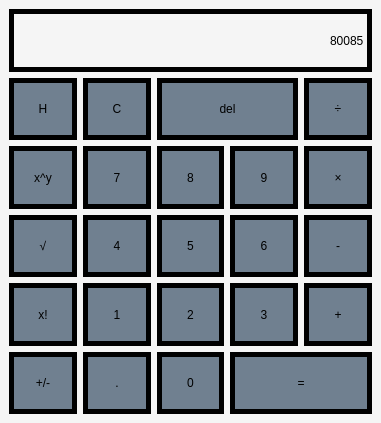
<?xml version="1.0" encoding="UTF-8"?>
<ui version="4.0">
 <class>MainWindow</class>
 <widget class="QMainWindow" name="MainWindow">
  <property name="geometry">
   <rect>
    <x>0</x>
    <y>0</y>
    <width>381</width>
    <height>423</height>
   </rect>
  </property>
  <property name="windowTitle">
   <string>MainWindow</string>
  </property>
  <property name="styleSheet">
   <string notr="true">QMainWindow{
	background-color: #F5F5F5;
}
</string>
  </property>
  <widget class="QWidget" name="centralwidget">
   <layout class="QGridLayout" name="gridLayout">
    <item row="1" column="0">
     <widget class="QPushButton" name="button_help">
      <property name="sizePolicy">
       <sizepolicy hsizetype="Minimum" vsizetype="Preferred">
        <horstretch>0</horstretch>
        <verstretch>0</verstretch>
       </sizepolicy>
      </property>
      <property name="styleSheet">
       <string notr="true">QPushButton{
	background-color: #708090;
	color: rgb(255, 255, 255)
	padding 5px;
	border: 5px solid dark-gray;
	font: 26pt &quot;OCR A Extended&quot;;
}

QPushButton:pressed{
	background-color: #F5F5F5;
}</string>
      </property>
      <property name="text">
       <string>H</string>
      </property>
      <property name="isPressed" stdset="0">
       <bool>false</bool>
      </property>
     </widget>
    </item>
    <item row="2" column="4">
     <widget class="QPushButton" name="button_mul">
      <property name="sizePolicy">
       <sizepolicy hsizetype="Minimum" vsizetype="Preferred">
        <horstretch>0</horstretch>
        <verstretch>0</verstretch>
       </sizepolicy>
      </property>
      <property name="styleSheet">
       <string notr="true">QPushButton{
	background-color: #708090;
	color: rgb(255, 255, 255)
	padding 5px;
	border: 5px solid dark-gray;
	font: 26pt &quot;OCR A Extended&quot;;
}

QPushButton:pressed{
	background-color: #F5F5F5;
}</string>
      </property>
      <property name="text">
       <string>×</string>
      </property>
     </widget>
    </item>
    <item row="4" column="4">
     <widget class="QPushButton" name="button_add">
      <property name="sizePolicy">
       <sizepolicy hsizetype="Minimum" vsizetype="Preferred">
        <horstretch>0</horstretch>
        <verstretch>0</verstretch>
       </sizepolicy>
      </property>
      <property name="styleSheet">
       <string notr="true">QPushButton{
	background-color: #708090;
	color: rgb(255, 255, 255)
	padding 5px;
	border: 5px solid dark-gray;
	font: 26pt &quot;OCR A Extended&quot;;
}

QPushButton:pressed{
	background-color: #F5F5F5;
}</string>
      </property>
      <property name="text">
       <string>+</string>
      </property>
     </widget>
    </item>
    <item row="1" column="1">
     <widget class="QPushButton" name="button_clear">
      <property name="sizePolicy">
       <sizepolicy hsizetype="Minimum" vsizetype="Preferred">
        <horstretch>0</horstretch>
        <verstretch>0</verstretch>
       </sizepolicy>
      </property>
      <property name="styleSheet">
       <string notr="true">QPushButton{
	background-color: #708090;
	color: rgb(255, 255, 255)
	padding 5px;
	border: 5px solid dark-gray;
	font: 26pt &quot;OCR A Extended&quot;;
}

QPushButton:pressed{
	background-color: #F5F5F5;
}</string>
      </property>
      <property name="text">
       <string>C</string>
      </property>
     </widget>
    </item>
    <item row="2" column="2">
     <widget class="QPushButton" name="button_8">
      <property name="sizePolicy">
       <sizepolicy hsizetype="Minimum" vsizetype="Preferred">
        <horstretch>0</horstretch>
        <verstretch>0</verstretch>
       </sizepolicy>
      </property>
      <property name="styleSheet">
       <string notr="true">QPushButton{
	background-color: #708090;
	color: rgb(255, 255, 255)
	padding 5px;
	border: 5px solid dark-gray;
	font: 26pt &quot;OCR A Extended&quot;;
}

QPushButton:pressed{
	background-color: #F5F5F5;
}</string>
      </property>
      <property name="text">
       <string>8</string>
      </property>
     </widget>
    </item>
    <item row="3" column="3">
     <widget class="QPushButton" name="button_6">
      <property name="sizePolicy">
       <sizepolicy hsizetype="Minimum" vsizetype="Preferred">
        <horstretch>0</horstretch>
        <verstretch>0</verstretch>
       </sizepolicy>
      </property>
      <property name="styleSheet">
       <string notr="true">QPushButton{
	background-color: #708090;
	color: rgb(255, 255, 255)
	padding 5px;
	border: 5px solid dark-gray;
	font: 26pt &quot;OCR A Extended&quot;;
}

QPushButton:pressed{
	background-color: #F5F5F5;
}</string>
      </property>
      <property name="text">
       <string>6</string>
      </property>
     </widget>
    </item>
    <item row="4" column="0">
     <widget class="QPushButton" name="button_fact">
      <property name="sizePolicy">
       <sizepolicy hsizetype="Minimum" vsizetype="Preferred">
        <horstretch>0</horstretch>
        <verstretch>0</verstretch>
       </sizepolicy>
      </property>
      <property name="styleSheet">
       <string notr="true">QPushButton{
	background-color: #708090;
	color: rgb(255, 255, 255)
	padding 5px;
	border: 5px solid dark-gray;
	font: 26pt &quot;OCR A Extended&quot;;
}

QPushButton:pressed{
	background-color: #F5F5F5;
}</string>
      </property>
      <property name="text">
       <string>x!</string>
      </property>
     </widget>
    </item>
    <item row="5" column="1">
     <widget class="QPushButton" name="button_point">
      <property name="sizePolicy">
       <sizepolicy hsizetype="Minimum" vsizetype="Preferred">
        <horstretch>0</horstretch>
        <verstretch>0</verstretch>
       </sizepolicy>
      </property>
      <property name="styleSheet">
       <string notr="true">QPushButton{
	background-color: #708090;
	color: rgb(255, 255, 255)
	padding 5px;
	border: 5px solid dark-gray;
	font: 26pt &quot;OCR A Extended&quot;;
}

QPushButton:pressed{
	background-color: #F5F5F5;
}</string>
      </property>
      <property name="text">
       <string>.</string>
      </property>
     </widget>
    </item>
    <item row="3" column="0">
     <widget class="QPushButton" name="button_root">
      <property name="sizePolicy">
       <sizepolicy hsizetype="Minimum" vsizetype="Preferred">
        <horstretch>0</horstretch>
        <verstretch>0</verstretch>
       </sizepolicy>
      </property>
      <property name="styleSheet">
       <string notr="true">QPushButton{
	background-color: #708090;
	color: rgb(255, 255, 255)
	padding 5px;
	border: 5px solid dark-gray;
	font: 26pt &quot;OCR A Extended&quot;;
}

QPushButton:pressed{
	background-color: #F5F5F5;
}</string>
      </property>
      <property name="text">
       <string>√</string>
      </property>
     </widget>
    </item>
    <item row="2" column="0">
     <widget class="QPushButton" name="button_power">
      <property name="sizePolicy">
       <sizepolicy hsizetype="Minimum" vsizetype="Preferred">
        <horstretch>0</horstretch>
        <verstretch>0</verstretch>
       </sizepolicy>
      </property>
      <property name="styleSheet">
       <string notr="true">QPushButton{
	background-color: #708090;
	color: rgb(255, 255, 255)
	padding 5px;
	border: 5px solid dark-gray;
	font: 26pt &quot;OCR A Extended&quot;;
}

QPushButton:pressed{
	background-color: #F5F5F5;
}</string>
      </property>
      <property name="text">
       <string>x^y</string>
      </property>
     </widget>
    </item>
    <item row="1" column="2" colspan="2">
     <widget class="QPushButton" name="button_del">
      <property name="sizePolicy">
       <sizepolicy hsizetype="Minimum" vsizetype="Preferred">
        <horstretch>0</horstretch>
        <verstretch>0</verstretch>
       </sizepolicy>
      </property>
      <property name="styleSheet">
       <string notr="true">QPushButton{
	background-color: #708090;
	color: rgb(255, 255, 255)
	padding 5px;
	border: 5px solid dark-gray;
	font: 26pt &quot;OCR A Extended&quot;;
}

QPushButton:pressed{
	background-color: #F5F5F5;
}</string>
      </property>
      <property name="text">
       <string>del</string>
      </property>
     </widget>
    </item>
    <item row="4" column="1">
     <widget class="QPushButton" name="button_1">
      <property name="sizePolicy">
       <sizepolicy hsizetype="Minimum" vsizetype="Preferred">
        <horstretch>0</horstretch>
        <verstretch>0</verstretch>
       </sizepolicy>
      </property>
      <property name="styleSheet">
       <string notr="true">QPushButton{
	background-color: #708090;
	color: rgb(255, 255, 255)
	padding 5px;
	border: 5px solid dark-gray;
	font: 26pt &quot;OCR A Extended&quot;;
}

QPushButton:pressed{
	background-color: #F5F5F5;
}</string>
      </property>
      <property name="text">
       <string>1</string>
      </property>
     </widget>
    </item>
    <item row="4" column="2">
     <widget class="QPushButton" name="button_2">
      <property name="sizePolicy">
       <sizepolicy hsizetype="Minimum" vsizetype="Preferred">
        <horstretch>0</horstretch>
        <verstretch>0</verstretch>
       </sizepolicy>
      </property>
      <property name="styleSheet">
       <string notr="true">QPushButton{
	background-color: #708090;
	color: rgb(255, 255, 255)
	padding 5px;
	border: 5px solid dark-gray;
	font: 26pt &quot;OCR A Extended&quot;;
}

QPushButton:pressed{
	background-color: #F5F5F5;
}</string>
      </property>
      <property name="text">
       <string>2</string>
      </property>
     </widget>
    </item>
    <item row="4" column="3">
     <widget class="QPushButton" name="button_3">
      <property name="sizePolicy">
       <sizepolicy hsizetype="Minimum" vsizetype="Preferred">
        <horstretch>0</horstretch>
        <verstretch>0</verstretch>
       </sizepolicy>
      </property>
      <property name="styleSheet">
       <string notr="true">QPushButton{
	background-color: #708090;
	color: rgb(255, 255, 255)
	padding 5px;
	border: 5px solid dark-gray;
	font: 26pt &quot;OCR A Extended&quot;;
}

QPushButton:pressed{
	background-color: #F5F5F5;
}</string>
      </property>
      <property name="text">
       <string>3</string>
      </property>
     </widget>
    </item>
    <item row="2" column="3">
     <widget class="QPushButton" name="button_9">
      <property name="sizePolicy">
       <sizepolicy hsizetype="Minimum" vsizetype="Preferred">
        <horstretch>0</horstretch>
        <verstretch>0</verstretch>
       </sizepolicy>
      </property>
      <property name="styleSheet">
       <string notr="true">QPushButton{
	background-color: #708090;
	color: rgb(255, 255, 255)
	padding 5px;
	border: 5px solid dark-gray;
	font: 26pt &quot;OCR A Extended&quot;;
}

QPushButton:pressed{
	background-color: #F5F5F5;
}</string>
      </property>
      <property name="text">
       <string>9</string>
      </property>
     </widget>
    </item>
    <item row="3" column="1">
     <widget class="QPushButton" name="button_4">
      <property name="sizePolicy">
       <sizepolicy hsizetype="Minimum" vsizetype="Preferred">
        <horstretch>0</horstretch>
        <verstretch>0</verstretch>
       </sizepolicy>
      </property>
      <property name="styleSheet">
       <string notr="true">QPushButton{
	background-color: #708090;
	color: rgb(255, 255, 255)
	padding 5px;
	border: 5px solid dark-gray;
	font: 26pt &quot;OCR A Extended&quot;;
}

QPushButton:pressed{
	background-color: #F5F5F5;
}</string>
      </property>
      <property name="text">
       <string>4</string>
      </property>
     </widget>
    </item>
    <item row="5" column="0">
     <widget class="QPushButton" name="button_neg">
      <property name="sizePolicy">
       <sizepolicy hsizetype="Minimum" vsizetype="Preferred">
        <horstretch>0</horstretch>
        <verstretch>0</verstretch>
       </sizepolicy>
      </property>
      <property name="styleSheet">
       <string notr="true">QPushButton{
	background-color: #708090;
	color: rgb(255, 255, 255)
	padding 5px;
	border: 5px solid dark-gray;
	font: 26pt &quot;OCR A Extended&quot;;
}

QPushButton:pressed{
	background-color: #F5F5F5;
}</string>
      </property>
      <property name="text">
       <string>+/-</string>
      </property>
     </widget>
    </item>
    <item row="2" column="1">
     <widget class="QPushButton" name="button_7">
      <property name="sizePolicy">
       <sizepolicy hsizetype="Minimum" vsizetype="Preferred">
        <horstretch>0</horstretch>
        <verstretch>0</verstretch>
       </sizepolicy>
      </property>
      <property name="styleSheet">
       <string notr="true">QPushButton{
	background-color: #708090;
	color: rgb(255, 255, 255)
	padding 5px;
	border: 5px solid dark-gray;
	font: 26pt &quot;OCR A Extended&quot;;
}

QPushButton:pressed{
	background-color: #F5F5F5;
}</string>
      </property>
      <property name="text">
       <string>7</string>
      </property>
     </widget>
    </item>
    <item row="1" column="4">
     <widget class="QPushButton" name="button_div">
      <property name="sizePolicy">
       <sizepolicy hsizetype="Minimum" vsizetype="Preferred">
        <horstretch>0</horstretch>
        <verstretch>0</verstretch>
       </sizepolicy>
      </property>
      <property name="styleSheet">
       <string notr="true">QPushButton{
	background-color: #708090;
	color: rgb(255, 255, 255)
	padding 5px;
	border: 5px solid dark-gray;
	font: 26pt &quot;OCR A Extended&quot;;
}

QPushButton:pressed{
	background-color: #F5F5F5;
}</string>
      </property>
      <property name="text">
       <string>÷</string>
      </property>
     </widget>
    </item>
    <item row="5" column="2">
     <widget class="QPushButton" name="button_0">
      <property name="sizePolicy">
       <sizepolicy hsizetype="Minimum" vsizetype="Preferred">
        <horstretch>0</horstretch>
        <verstretch>0</verstretch>
       </sizepolicy>
      </property>
      <property name="styleSheet">
       <string notr="true">QPushButton{
	background-color: #708090;
	color: rgb(255, 255, 255)
	padding 5px;
	border: 5px solid dark-gray;
	font: 26pt &quot;OCR A Extended&quot;;
}

QPushButton:pressed{
	background-color: #F5F5F5;
}</string>
      </property>
      <property name="text">
       <string>0</string>
      </property>
     </widget>
    </item>
    <item row="0" column="0" colspan="5">
     <widget class="QLineEdit" name="display">
      <property name="sizePolicy">
       <sizepolicy hsizetype="Preferred" vsizetype="Preferred">
        <horstretch>0</horstretch>
        <verstretch>0</verstretch>
       </sizepolicy>
      </property>
      <property name="styleSheet">
       <string notr="true">QLineEdit{
	background-color: #F5F5F5;
	color: black;
	padding 5px;
	border: 5px solid dark-gray;
	font: 26pt &quot;OCR A Extended&quot;;
}</string>
      </property>
      <property name="text">
       <string>80085</string>
      </property>
      <property name="alignment">
       <set>Qt::AlignRight|Qt::AlignTrailing|Qt::AlignVCenter</set>
      </property>
     </widget>
    </item>
    <item row="3" column="4">
     <widget class="QPushButton" name="button_sub">
      <property name="sizePolicy">
       <sizepolicy hsizetype="Minimum" vsizetype="Preferred">
        <horstretch>0</horstretch>
        <verstretch>0</verstretch>
       </sizepolicy>
      </property>
      <property name="styleSheet">
       <string notr="true">QPushButton{
	background-color: #708090;
	color: rgb(255, 255, 255)
	padding 5px;
	border: 5px solid dark-gray;
	font: 26pt &quot;OCR A Extended&quot;;
}

QPushButton:pressed{
	background-color: #F5F5F5;
}</string>
      </property>
      <property name="text">
       <string>-</string>
      </property>
     </widget>
    </item>
    <item row="3" column="2">
     <widget class="QPushButton" name="button_5">
      <property name="sizePolicy">
       <sizepolicy hsizetype="Minimum" vsizetype="Preferred">
        <horstretch>0</horstretch>
        <verstretch>0</verstretch>
       </sizepolicy>
      </property>
      <property name="styleSheet">
       <string notr="true">QPushButton{
	background-color: #708090;
	color: rgb(255, 255, 255)
	padding 5px;
	border: 5px solid dark-gray;
	font: 26pt &quot;OCR A Extended&quot;;
}

QPushButton:pressed{
	background-color: #F5F5F5;
}</string>
      </property>
      <property name="text">
       <string>5</string>
      </property>
     </widget>
    </item>
    <item row="5" column="3" colspan="2">
     <widget class="QPushButton" name="button_equal">
      <property name="sizePolicy">
       <sizepolicy hsizetype="Minimum" vsizetype="Preferred">
        <horstretch>0</horstretch>
        <verstretch>0</verstretch>
       </sizepolicy>
      </property>
      <property name="styleSheet">
       <string notr="true">QPushButton{
	background-color: #708090;
	color: rgb(255, 255, 255)
	padding 5px;
	border: 5px solid dark-gray;
	font: 26pt &quot;OCR A Extended&quot;;
}

QPushButton:pressed{
	background-color: #F5F5F5;
}</string>
      </property>
      <property name="text">
       <string>=</string>
      </property>
     </widget>
    </item>
   </layout>
  </widget>
 </widget>
 <resources/>
 <connections/>
</ui>
